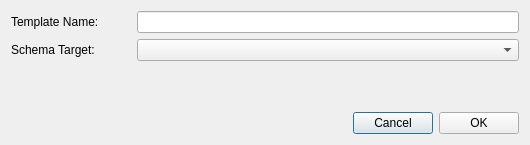
<?xml version="1.0" encoding="UTF-8"?>
<ui version="4.0">
 <class>NewImportTemplateDialog</class>
 <widget class="QDialog" name="NewImportTemplateDialog">
  <property name="geometry">
   <rect>
    <x>0</x>
    <y>0</y>
    <width>530</width>
    <height>145</height>
   </rect>
  </property>
  <property name="minimumSize">
   <size>
    <width>530</width>
    <height>145</height>
   </size>
  </property>
  <property name="windowTitle">
   <string>Dialog</string>
  </property>
  <layout class="QVBoxLayout" name="verticalLayout">
   <item>
    <layout class="QHBoxLayout" name="horizontalLayout">
     <item>
      <widget class="QLabel" name="label">
       <property name="sizePolicy">
        <sizepolicy hsizetype="Fixed" vsizetype="Fixed">
         <horstretch>0</horstretch>
         <verstretch>0</verstretch>
        </sizepolicy>
       </property>
       <property name="minimumSize">
        <size>
         <width>120</width>
         <height>0</height>
        </size>
       </property>
       <property name="maximumSize">
        <size>
         <width>120</width>
         <height>16777215</height>
        </size>
       </property>
       <property name="text">
        <string>Template Name:</string>
       </property>
      </widget>
     </item>
     <item>
      <widget class="QLineEdit" name="txtName"/>
     </item>
    </layout>
   </item>
   <item>
    <layout class="QHBoxLayout" name="horizontalLayout_2">
     <item>
      <widget class="QLabel" name="label_2">
       <property name="sizePolicy">
        <sizepolicy hsizetype="Fixed" vsizetype="Fixed">
         <horstretch>0</horstretch>
         <verstretch>0</verstretch>
        </sizepolicy>
       </property>
       <property name="minimumSize">
        <size>
         <width>120</width>
         <height>0</height>
        </size>
       </property>
       <property name="maximumSize">
        <size>
         <width>120</width>
         <height>16777215</height>
        </size>
       </property>
       <property name="text">
        <string>Schema Target:</string>
       </property>
      </widget>
     </item>
     <item>
      <widget class="QComboBox" name="cboTarget"/>
     </item>
    </layout>
   </item>
   <item>
    <spacer name="verticalSpacer">
     <property name="orientation">
      <enum>Qt::Vertical</enum>
     </property>
     <property name="sizeHint" stdset="0">
      <size>
       <width>20</width>
       <height>1</height>
      </size>
     </property>
    </spacer>
   </item>
   <item>
    <layout class="QHBoxLayout" name="horizontalLayout_3">
     <item>
      <spacer name="horizontalSpacer">
       <property name="orientation">
        <enum>Qt::Horizontal</enum>
       </property>
       <property name="sizeHint" stdset="0">
        <size>
         <width>40</width>
         <height>20</height>
        </size>
       </property>
      </spacer>
     </item>
     <item>
      <widget class="QPushButton" name="btnCancel">
       <property name="text">
        <string>Cancel</string>
       </property>
      </widget>
     </item>
     <item>
      <widget class="QPushButton" name="btnOk">
       <property name="text">
        <string>OK</string>
       </property>
      </widget>
     </item>
    </layout>
   </item>
  </layout>
 </widget>
 <resources/>
 <connections/>
</ui>
